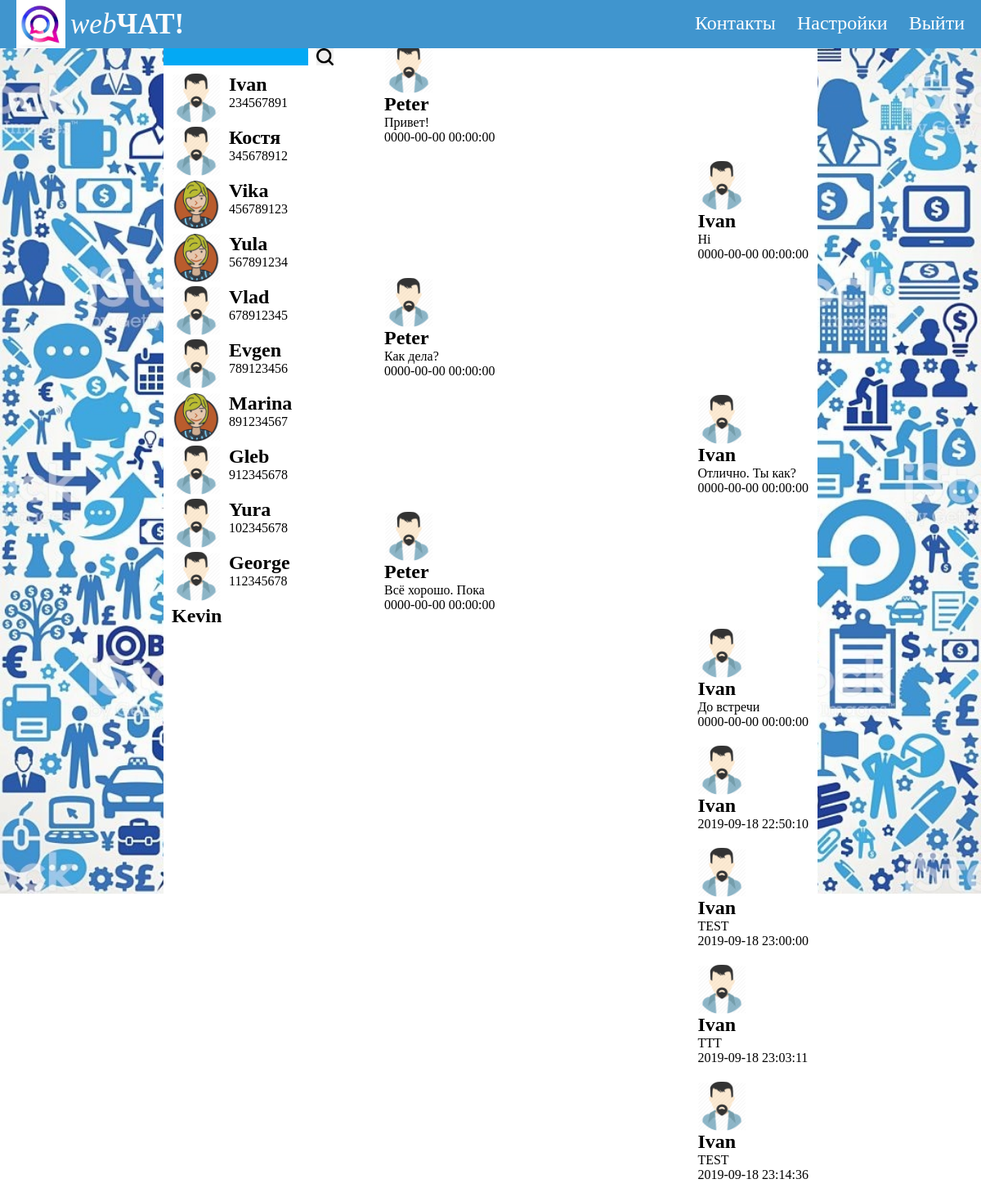
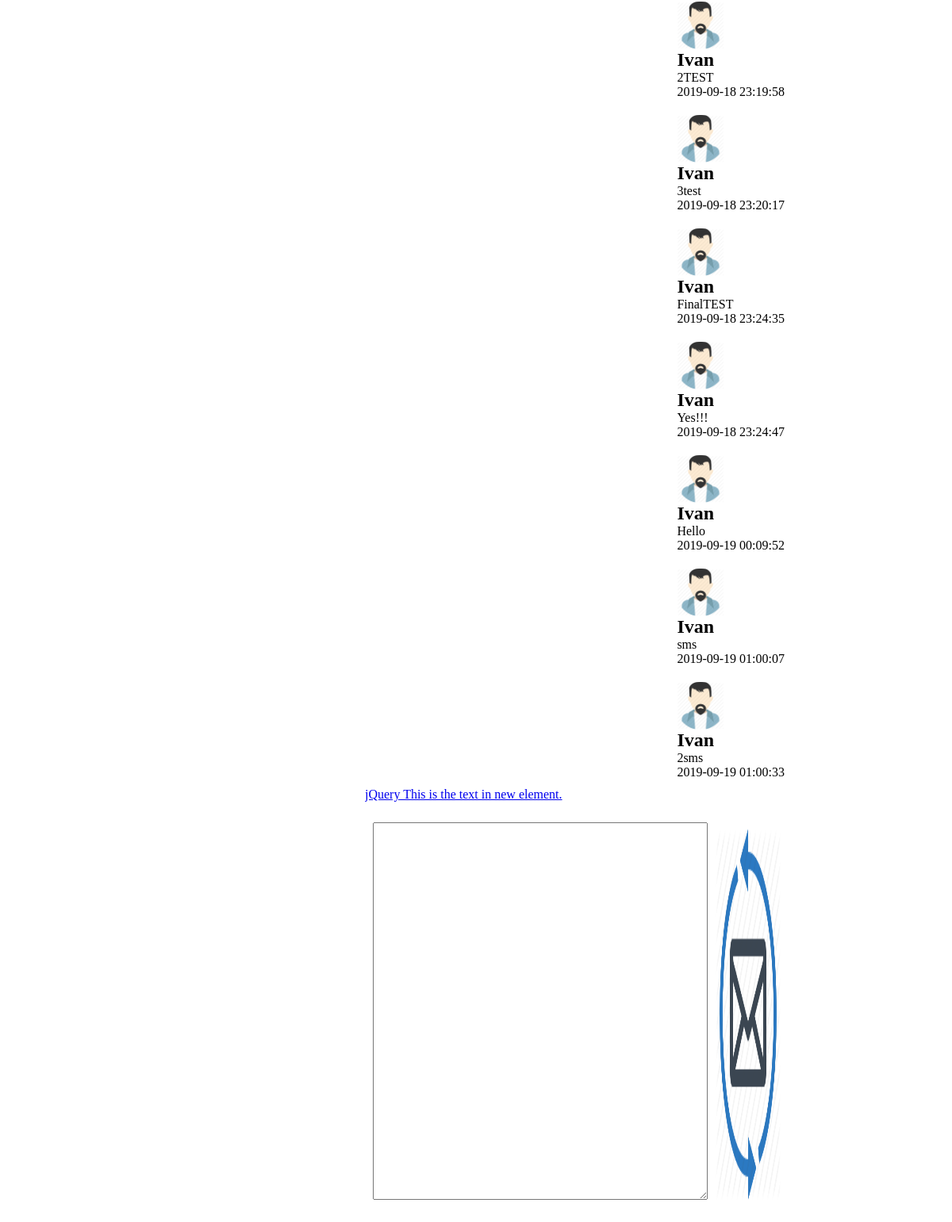
Screenshot of /chat.local/index.php?user=2 (signed in) with the database file from the repository (2 pictures, top to bottom).
### tables this page shows
CREATE TABLE `polzovateli` (
  `email` varchar(100) NOT NULL,
  `password` varchar(255) NOT NULL,
  `id` int(11) NOT NULL,
  `name` varchar(100) NOT NULL,
  `phone` varchar(20) NOT NULL,
  `photo` varchar(255) NOT NULL
);

CREATE TABLE `soobsheniya` (
  `id` int(11) NOT NULL,
  `kto_user_id` int(11) NOT NULL,
  `komu_user_id` int(11) NOT NULL,
  `text` text NOT NULL,
  `time` datetime NOT NULL DEFAULT current_timestamp()
);

### chat.local/modules/spisok-soobsheniy.php (the view)
<?php
if(isset($_GET["user"]) || isset($otpravlenno_polzovatel_id)){
	$id = null;
	if (isset($_GET["user"])){
		$id = $_GET["user"];
	} else {
		$id = $otpravlenno_polzovatel_id;
	}
	$sql = "SELECT * FROM soobsheniya " .
		"WHERE (komu_user_id=" . $id .
		" AND kto_user_id=" . $_COOKIE["polzovatel_id"] . ")" .
		" OR (komu_user_id=" . $_COOKIE["polzovatel_id"] . " AND kto_user_id=" . $id . ")";
	$result = mysqli_query($connect, $sql);
	$col_soobsheniy = mysqli_num_rows($result);
	$sql_2 = "SELECT * FROM polzovateli WHERE id = '$id'";
	$result_2 = mysqli_query($connect, $sql_2);
	$current_polzovatel = mysqli_fetch_assoc($result_2);
	$sql_3 = "SELECT * FROM polzovateli WHERE id = '" . $_COOKIE["polzovatel_id"] . "'";
	$result_3 = mysqli_query($connect, $sql_3);
	$autorised_polzovatel = mysqli_fetch_assoc($result_3);
	$i = 0;
	while ($i < $col_soobsheniy) {
				?>
					<?php
						$sms_polzovatel = mysqli_fetch_assoc($result);
			if($sms_polzovatel["kto_user_id"] == $_COOKIE["polzovatel_id"]){
					?>
				<ul>
					<li>
						<div class="avatar"><img src="<?php echo $autorised_polzovatel["photo"] ?>">
						</div>
						<h2><?php echo $autorised_polzovatel["name"] ?></h2>
						<p><?php echo $sms_polzovatel["text"] ?></p>
						<div><?php echo $sms_polzovatel["time"] ?></div>
					</li>
				</ul>
				<?php
			} else {
				?>
				<ul style="margin-left: 71%;">
					<li>
						<div class="avatar"><img src="<?php echo $current_polzovatel["photo"] ?>">
						</div>
						<h2><?php echo $current_polzovatel["name"] ?></h2>
						<p><?php echo $sms_polzovatel["text"] ?></p>
						<div><?php echo $sms_polzovatel["time"] ?></div>
					</li>
				</ul>
				<?php
			}
		$i++;
	}
}
?>

### chat.local/index.php (shortened to what this page needs)
<?php
include "configs/db.php";
?>
<!DOCTYPE html>
<html style="height: 100%;">
	<head>
		<link rel="stylesheet" type="text/css" href="style.css">
	</head>
	<body>
		<div id="shapka">
			<div id="logo">
				<img src="images/logo.jpg"> <span><i>web</i><b>ЧАТ!</b></span>
			</div>
			<div id="menu">
				<a href="#" id="open_contact">Контакты</a>
				<a href="#">Настройки</a>
				<?php
				if (isset($_COOKIE["polzovatel_id"])) {
				?>
					<a href="#" id="open_login">
					<?php
					echo "Выйти";
				} else { ?>
					<a href="#" id="open_login"><?php
					echo "Войти";
				}
					?>
					</a>
			</div>
		</div>
		<div id="content">
			<div id="users">
				<form action="http://chat.local/search_user.php?poisk-text=" method="GET" id="poisk">
					<input type="text" name="poisk-text">
					<button type="submit">
						<img src="images/poisk.png">
					</button>
				</form>
				<div id="spisok">
					<?php include "modules/spisok.php"; ?>
				</div>
			</div>
			<div id="soobsheniya">
				<div id="spisok-soobsheniy" onload="scrollTop()">
					<?php
					include "modules/spisok-soobsheniy.php";
					 ?>
				</div>
				<form id="form" action="http://chat.local/add_soobshenie.php" method="POST">
					<textarea name="text"></textarea>
					<button type="submit" name="otpravka_sms">
						<img src="images/send.png">
					</button>
				</form>
			</div>
		</div>
	</body>
</html>

### chat.local/modules/spisok.php
<?php
$sql = "SELECT * FROM polzovateli";
$result = mysqli_query($connect, $sql);
$col_polzovateli = mysqli_num_rows($result);
?>
<ul>
<?php
	$i = 0;
	while($i < $col_polzovateli){
		$polzovatel = mysqli_fetch_assoc($result);
		if (isset($_COOKIE["polzovatel_id"])) {
			if ($polzovatel["id"] == $_COOKIE["polzovatel_id"]) {continue;}
			}
		echo "<li>";
			echo "<a href='/index.php?user=" . $polzovatel["id"] . "'>";
				if($polzovatel["photo"]) {
					echo "<div class=\"avatar\">
					<img src='" . $polzovatel["photo"] . "'>
					</div>";
				}
			echo "<h2>" . $polzovatel["name"] . "</h2>";
			if ($polzovatel["phone"]) {
				echo "<span>" . $polzovatel["phone"] . "</span>";
			}
			echo "</a>";
		echo "</li>";
	$i++;
	}
?>
</ul>

### chat.local/style.css (style rules this page uses)
body { margin: 0; background: url(images/bg.jpg) no-repeat; background-size: 100%; height: 100%; }
#shapka { height: 59px; width: 100%; background: #4095ce; position: relative; overflow: hidden; }
#logo { position: absolute; height: 59px; width: 60px; left: 10px; }
#logo img { position: absolute; height: 100%; width: 60px; left: 10px; }
#logo span { position: absolute; font-size: 35px; top: 10px; color: #fbfbfb; left: 76px; }
#menu { position: absolute; right: 10px; font-size: 24px; color: #fbfbfb; top: 60px; }
#menu a { color: white; text-decoration: none; padding: 10px; }
#content { width: 800px; height: calc(100% - 74px); margin: 0 auto; background: #fff; overflow: hidden; }
#poisk { height: 21px; }
#poisk button { cursor: pointer; border: none; outline: none; height: 21px; width: 21px; padding: 0; }
#poisk input { background: #03a9f4; border: none; height: 21px; margin: 0; padding: 0; float: left; margin-right: 10px; }
#poisk button img { height: 100%; width: 100%; }
#users { width: 260px; height: 100%; float: left; }
#spisok { width: 100%; height: calc(100% - 60px); overflow-x: auto; overflow-y: auto; }
#spisok ul { list-style-type: none; margin: 0; padding: 0; width: 100%; }
#spisok ul .avatar img { width: 100%; }
#spisok ul .avatar { width: 60px; height: 60px; float: left; margin-right: 10px; }
#spisok ul li { position: relative; padding: 10px; width: calc(100% - 20px); }
#spisok ul a { text-decoration: none; color: black; }
#spisok li h2 { margin: 0; }
#soobsheniya { width: calc(800px - 260px); height: 100%; float: right; }
#spisok-soobsheniy { height: 80%; overflow-y: auto; }
#soobsheniya ul { list-style: none; margin: 0; padding: 0; }
#soobsheniya ul .avatar { width: 60px; height: 60px; }
#soobsheniya ul .avatar img { width: 100%; height: 100%; }
#soobsheniya ul h2, #soobsheniya ul p { margin: 0; }
#soobsheniya ul li { position: relative; padding: 10px; }
#form { padding: 10px; height: calc(20% - 20px); }
#form button { border: none; outline: none; background: none; height: 80%; width: 18%; cursor: pointer; }
#form button img { height: 100%; width: 100%; }
#form textarea { width: 80%; height: 80%; }

### rows the page displays
polzovateli: photo (placeholder picture), name "Ivan", phone "234567891"
polzovateli: photo (placeholder picture), name "Костя", phone "345678912"
polzovateli: photo (picture), name "Vika", phone "456789123"
polzovateli: photo (picture), name "Yula", phone "567891234"
polzovateli: photo (placeholder picture), name "Vlad", phone "678912345"
polzovateli: photo (placeholder picture), name "Evgen", phone "789123456"
polzovateli: photo (picture), name "Marina", phone "891234567"
polzovateli: photo (placeholder picture), name "Gleb", phone "912345678"
polzovateli: photo (placeholder picture), name "Yura", phone "102345678"
polzovateli: photo (placeholder picture), name "George", phone "112345678"
polzovateli: name "Kevin"
soobsheniya: polzovateli.photo (placeholder picture), text "Привет!", time "0000-00-00 00:00:00"
polzovateli: name "Peter"
soobsheniya: polzovateli.photo (placeholder picture), text "Hi", time "0000-00-00 00:00:00"
soobsheniya: polzovateli.photo (placeholder picture), text "Как дела?", time "0000-00-00 00:00:00"
soobsheniya: polzovateli.photo (placeholder picture), text "Отлично. Ты как?", time "0000-00-00 00:00:00"
soobsheniya: polzovateli.photo (placeholder picture), text "Всё хорошо. Пока", time "0000-00-00 00:00:00"
soobsheniya: polzovateli.photo (placeholder picture), text "До встречи", time "0000-00-00 00:00:00"
soobsheniya: polzovateli.photo (placeholder picture), time "2019-09-18 22:50:10"
soobsheniya: polzovateli.photo (placeholder picture), text "TEST", time "2019-09-18 23:00:00"
soobsheniya: polzovateli.photo (placeholder picture), text "TTT", time "2019-09-18 23:03:11"
soobsheniya: polzovateli.photo (placeholder picture), text "TEST", time "2019-09-18 23:14:36"
soobsheniya: polzovateli.photo (placeholder picture), text "2TEST", time "2019-09-18 23:19:58"
soobsheniya: polzovateli.photo (placeholder picture), text "3test", time "2019-09-18 23:20:17"
soobsheniya: polzovateli.photo (placeholder picture), text "FinalTEST", time "2019-09-18 23:24:35"
soobsheniya: polzovateli.photo (placeholder picture), text "Yes!!!", time "2019-09-18 23:24:47"
soobsheniya: polzovateli.photo (placeholder picture), text "Hello", time "2019-09-19 00:09:52"
soobsheniya: polzovateli.photo (placeholder picture), text "sms", time "2019-09-19 01:00:07"
soobsheniya: polzovateli.photo (placeholder picture), text "2sms", time "2019-09-19 01:00:33"
